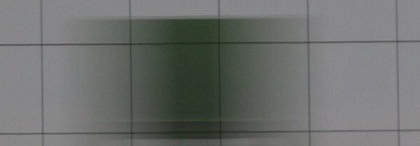
%> input picture Prueba.JPG, 420 x 146 px, shrunk from 944 x 328 before the run
$ octave --eval "result = mi_imerode(imread('Prueba.JPG'));"   (GNU Octave 9; MATLAB toolbox functions it lacks are replaced by stand-ins)
%> lines starting %> are read from the running program, lines starting %| are printed output that depends on the picture; in (x1, y1, x2, y2) boxes, pixels count from 0 and x2, y2 are one past the last pixel; in counts of white or black regions, pixels touching at a corner belong together; the program's own positions count from 1
### mi_strel.m
%% funcion de strel
%% creacion de elemento estructurante para la el filtro de la imagen ( cruz, disco,diamante,rombica,etc..)
function y = mi_strel(tipo,tamano)

switch tipo
    case 'square'
        y=ones(tamano);
    case 'lineV'
        y(1:tamano,1) = 1;
    case 'lineH'
        y(1,1:tamano) = 1;
    case 'cross'
        y =zeros(tamano);
        y(:,round(tamano/2)) = 1;
        y(round(tamano/2),:) = 1;
end
y=logical(y);
end

### mi_imerode.m
%%  funcion para erosionar la imagen %%

function bin2=mi_imerode(I)

Ig=rgb2gray(I);
%T=graythresh(Ig);
bin=~im2bw(Ig,0.38);
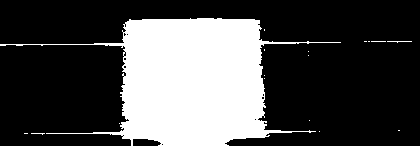
%> bin: size 146x420 logical; 29.1% white; 17 white regions (15 under 20 px), largest, box (x1, y1, x2, y2) and area: (0, 18, 341, 146) 17749, (387, 41, 412, 43) 26
[r c layer] = size(I);
%> r = 146; c = 420; layer = 3

se=mi_strel('cross',5);

[N M]= size(se);
se = logical(se);

ri = (N+1)/2;
ci = (M+1)/2;
lri = ri-1;
lci = ci-1;


for i = ri:r-ri-1
    for j= ci:c-ci-1
        P = bin(i-lri:i+lri,j-lci:j+lci);
        bin2(i,j) = (all(P(se)));
    end
end
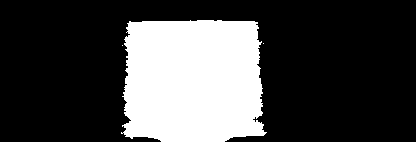
%> bin2: size 142x416 logical; 27% white; 3 white regions (2 under 20 px), largest, box (x1, y1, x2, y2) and area: (121, 20, 267, 142) 15958

figure(1)
imshow(bin)
title('Imagen binarizada')


figure(2)
imshow(~bin2)
title('Imagen erosionada')

end
